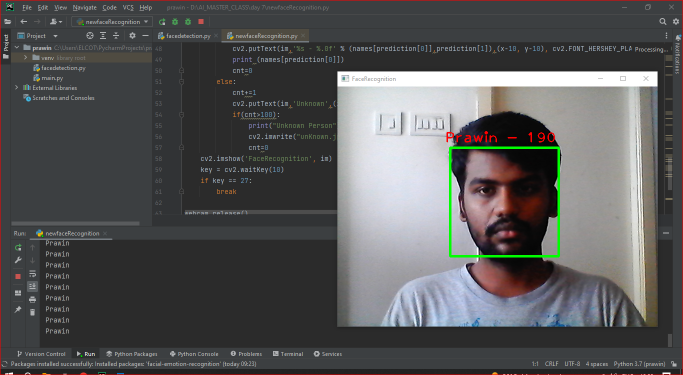
#> input picture AI_MASTER__CLASS/day 7/FACE   DETECTION.PNG, 1366 x 750 px, given in place of the camera (shown at 1/2 size)
$ python create_data.py
#> lines starting #> are read from the running program, lines starting #| are printed output that depends on the picture; after the words box and inside, x2 and y2 are one past the last pixel; in counts of white or black regions, pixels touching at a corner belong together
import cv2 #opencv
import os #library os

haar_file = 'D:\\AI_MASTER_CLASS\\day 7\\haarcascade_frontalface_default.xml'
datasets = 'D:\\AI_MASTER_CLASS\\day 7\\dataset'
sub_data = 'D:\\AI_MASTER_CLASS\\day 7\\datasets\\Prawin'

path = os.path.join(datasets, sub_data) #/dataset/sanjay

if not os.path.isdir(path): #if this folder is not present
    os.mkdir(path) #create that folder

(width, height) = (130, 100)


face_cascade = cv2.CascadeClassifier(haar_file) #loading face detection alg.
webcam = cv2.VideoCapture(0) #camera initialization

count = 1

while count < 31:
    print(count)
    (_, im) = webcam.read() #read frame from camera
#> im is the input picture: shape (750, 1366, 3); mean B, G, R 86.3, 85.9, 86
    gray = cv2.cvtColor(im, cv2.COLOR_BGR2GRAY) #color frame to gray
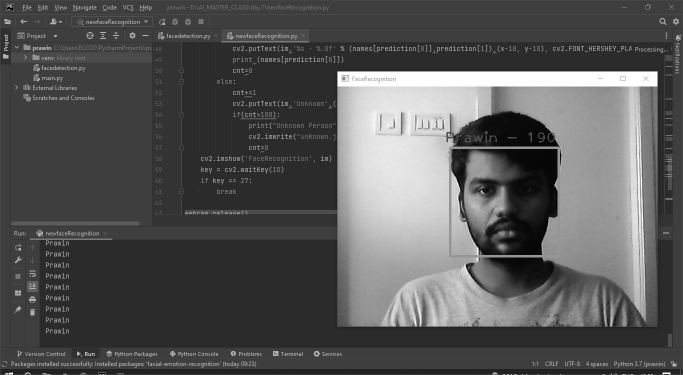
#> gray: shape (750, 1366) (shown at 1/2 size); min 0, max 255, mean 85.9
    faces = face_cascade.detectMultiScale(gray, 1.3, 4) #detect face.
#> faces = [[897, 297, 224, 224]]
    for (x,y,w,h) in faces:
        cv2.rectangle(im,(x,y),(x+w,y+h),(255,0,0),2) #draw rectangle around face
        face = gray[y:y + h, x:x + w] #crop only face part
        face_resize = cv2.resize(face, (width, height))
        cv2.imwrite('%s/%s.png' % (path,count), face_resize)
        count += 1
#> this loop made 1 pass
#> (x, y, w, h, count) on pass 1: (897, 297, 224, 224, 2)
#> pass 1, `face = gray[y:y + h, x:x + w]`:
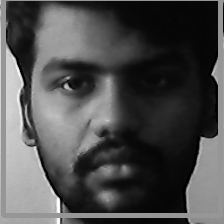
#> face: shape (224, 224); min 0, max 255, mean 77.7
#> pass 1, `face_resize = cv2.resize(face, (width, height))`:
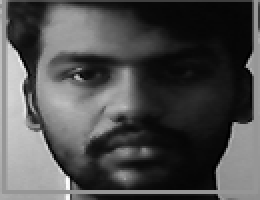
#> face_resize: shape (100, 130) (shown 2 times larger); min 0, max 254, mean 77.5
#> after the loop:
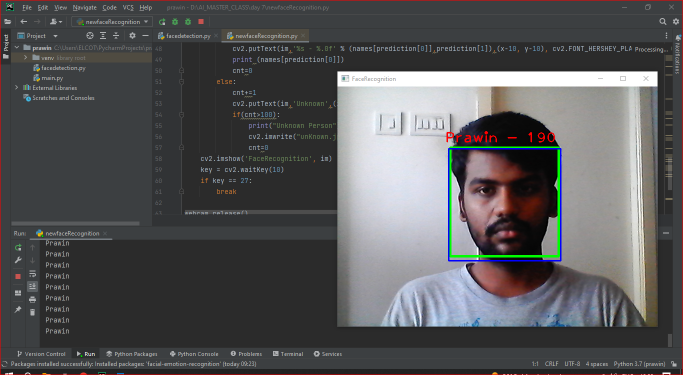
#> im: shape (750, 1366, 3) (shown at 1/2 size); 0.26% of pixels changed, all inside (x1, y1, x2, y2) = (896, 296, 1123, 523)
#> after the loop, count = 2

    cv2.imshow('OpenCV', im)
    key = cv2.waitKey(10)
#> (key Esc is pressed here)
    if key == 27:
        break
webcam.release()
cv2.destroyAllWindows()
